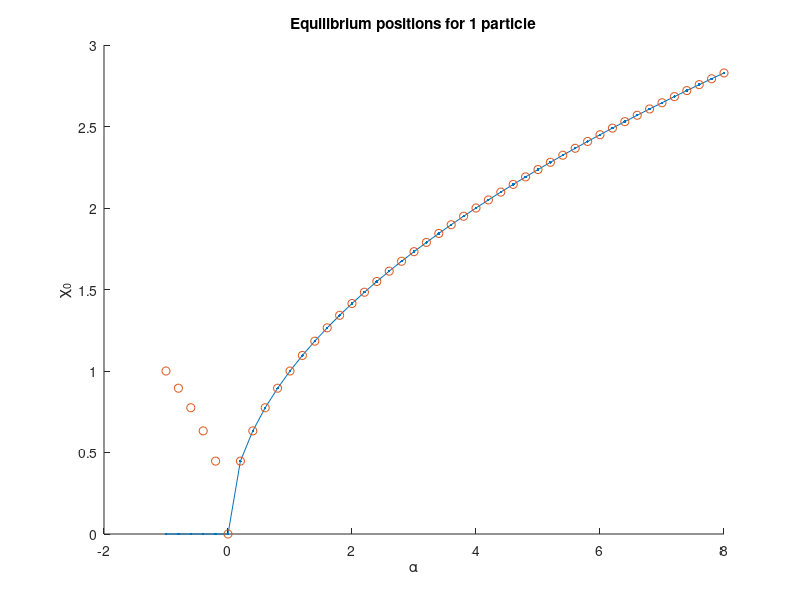
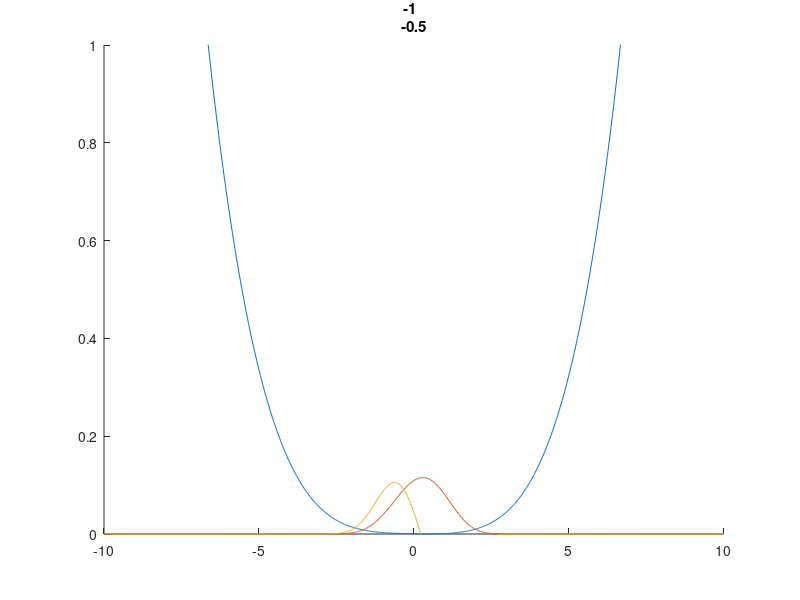

Here is the MATLAB script that generated these plots, in order: (Note: this script raises an error after producing the figures.)
clc
clear all

Nx      = 1000;
Alpha   = -1:0.2:8;
Kappa   = -0.5:0.01:0.5;

WaveFunction = zeros(length(Alpha), length(Kappa), Nx);

% 1 particle Equilibrium positions

Eq_Pos = [];

for i = 1:length(Alpha)
    a           = Alpha(i);
    Potential   = @(x) 0.25 * (x^2 - a)^2;
    options     = optimset('TolFun', 1e-14, 'TolX', 1e-14, 'MaxFunEvals', 10^9, 'MaxIter', 10^9);
    x_start     = 0;
    [x0, fval0] = fminsearch(Potential, x_start, options);
    Eq_Pos(i)   = x0;
end

figure(1)
clf(figure(1))
hold on
title('Equilibrium positions for 1 particle')
xlabel('\alpha')
ylabel('\chi_0')
plot(Alpha, Eq_Pos, '.-')
plot(Alpha, sqrt(abs(Alpha)), 'o')
hold off

Polarization                            = struct();

% Creating the potnential
for alphaInd = 1 : length(Alpha)
    a = Alpha(alphaInd);

    for kappaInd = 1:length(Kappa)
        k = Kappa(kappaInd);
        S   = linspace(-10, 10, Nx);
        dx  = S(2) - S(1);
        V   = 0.25 * (S.^2 - a).^2 + k * S;

        PotentialMtx = sparse(diag(V));
        for i = 2:Nx
            K = 1/(2 * dx^2);
            KineticMtx(i - 1, i) = -K;
            KineticMtx(i, i - 1) = -K;
        end
        Hamiltonian = PotentialMtx + sparse(KineticMtx);
        
        [Psi, E]    = eig(full(Hamiltonian));
        E           = diag(E);
        dE          = E(2) - E(1);
        
        Polarization.Splitting(alphaInd, kappaInd) = dE;

        figure(4)
        clf(figure(4))
        hold on
        title([a k])
        ylim([0 1])
        plot(S, 5*V/max(V))
        plot(S, (Psi(:, 1)/norm(Psi(:, 1))))
        plot(S, (Psi(:, 2)/norm(Psi(:, 2))))
        yline(0)
        ylim([-0.2 0.2])
        %Fr = getframe(gcf);
        %[Im(:, :, 1, alphaInd), Map] = rgb2ind(Fr.cdata, 8);
    
        hold off

        %Polarization calculation
        Int = 0;
        for i = 1:1
            for n = 1:Nx
                Int = Int + Psi(n, i)' * S(n) * Psi(n, i) * dx;
            end
            Pol(alphaInd, kappaInd) = Int;
        end

        WaveFunction(alphaInd, kappaInd, :) = Psi(:, 1);

        % Calculating the classical equilibrium positions
        a           = Alpha(alphaInd);
        k           = Kappa(kappaInd);
        Potential   = @(x) 0.25 * (x^2 - a)^2 + k * x;
        options     = optimset('TolFun', 1e-14, 'TolX', 1e-14, 'MaxFunEvals', 10^9, 'MaxIter', 10^9);
        x_start     = 0;
        [x0, fval0] = fminsearch(Potential, x_start, options);
        Eq_Pos(i)   = x0;
    
        
        ClassicalPol(alphaInd, kappaInd) = sum(x0);
    end
    
    

    Split(alphaInd, 1) = E(2) - E(1);
    Split(alphaInd, 2) = a;
end


figure(5)
clf(figure(5))
hold on
surf(Alpha, Kappa, Pol.','FaceAlpha',0.5)
xlabel('Alpha')
ylabel('Kappa')
zlabel('P')
hold off




Polarization.Info                       = '1 particle polarization and data structure.';
Polarization.Resolution                 = Nx;
Polarization.Alpha                      = Alpha;
Polarization.Kappa                      = Kappa;
Polarization.PolarizationMtx            = Pol;
Polarization.Splittings                 = Split(:, 1);
Polarization.GSWaveFunctionMtx          = WaveFunction;
Polarization.ClassicalPolarizationMtx   = ClassicalPol;

save('OneParticlePolarization', 'Polarization')
disp('Done with calculation')
